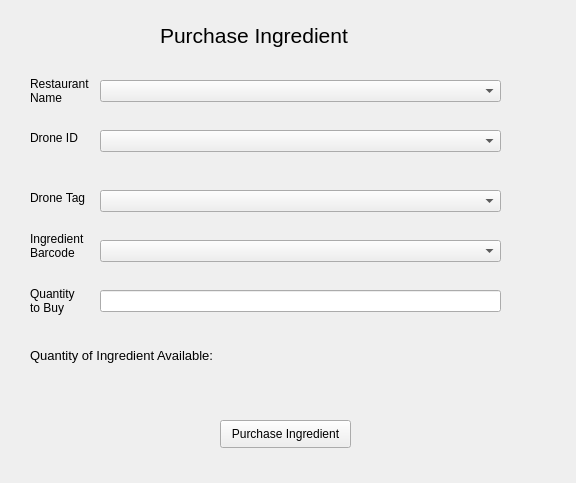
<?xml version="1.0" encoding="UTF-8"?>
<ui version="4.0">
 <class>Form</class>
 <widget class="QWidget" name="Form">
  <property name="geometry">
   <rect>
    <x>0</x>
    <y>0</y>
    <width>576</width>
    <height>483</height>
   </rect>
  </property>
  <property name="windowTitle">
   <string>Form</string>
  </property>
  <widget class="QLabel" name="label">
   <property name="geometry">
    <rect>
     <x>160</x>
     <y>-30</y>
     <width>261</width>
     <height>131</height>
    </rect>
   </property>
   <property name="font">
    <font>
     <pointsize>16</pointsize>
    </font>
   </property>
   <property name="text">
    <string>Purchase Ingredient</string>
   </property>
  </widget>
  <widget class="QLabel" name="label_6">
   <property name="geometry">
    <rect>
     <x>30</x>
     <y>220</y>
     <width>81</width>
     <height>51</height>
    </rect>
   </property>
   <property name="text">
    <string>Ingredient
Barcode</string>
   </property>
  </widget>
  <widget class="QPushButton" name="flyDroneButton">
   <property name="geometry">
    <rect>
     <x>220</x>
     <y>420</y>
     <width>131</width>
     <height>28</height>
    </rect>
   </property>
   <property name="text">
    <string>Purchase Ingredient</string>
   </property>
  </widget>
  <widget class="QComboBox" name="Barcode">
   <property name="geometry">
    <rect>
     <x>100</x>
     <y>240</y>
     <width>401</width>
     <height>22</height>
    </rect>
   </property>
  </widget>
  <widget class="QComboBox" name="DroneID">
   <property name="geometry">
    <rect>
     <x>100</x>
     <y>130</y>
     <width>401</width>
     <height>22</height>
    </rect>
   </property>
  </widget>
  <widget class="QLabel" name="label_2">
   <property name="geometry">
    <rect>
     <x>30</x>
     <y>130</y>
     <width>55</width>
     <height>16</height>
    </rect>
   </property>
   <property name="text">
    <string>Drone ID</string>
   </property>
  </widget>
  <widget class="QLabel" name="label_4">
   <property name="geometry">
    <rect>
     <x>30</x>
     <y>190</y>
     <width>61</width>
     <height>16</height>
    </rect>
   </property>
   <property name="text">
    <string>Drone Tag</string>
   </property>
  </widget>
  <widget class="QComboBox" name="DroneTag">
   <property name="geometry">
    <rect>
     <x>100</x>
     <y>190</y>
     <width>401</width>
     <height>22</height>
    </rect>
   </property>
  </widget>
  <widget class="QLabel" name="label_7">
   <property name="geometry">
    <rect>
     <x>30</x>
     <y>60</y>
     <width>81</width>
     <height>61</height>
    </rect>
   </property>
   <property name="text">
    <string>Restaurant
Name</string>
   </property>
  </widget>
  <widget class="QComboBox" name="RestaurantName">
   <property name="geometry">
    <rect>
     <x>100</x>
     <y>80</y>
     <width>401</width>
     <height>22</height>
    </rect>
   </property>
  </widget>
  <widget class="QLineEdit" name="QuantityEntry">
   <property name="geometry">
    <rect>
     <x>100</x>
     <y>290</y>
     <width>401</width>
     <height>22</height>
    </rect>
   </property>
  </widget>
  <widget class="QLabel" name="label_3">
   <property name="geometry">
    <rect>
     <x>30</x>
     <y>280</y>
     <width>55</width>
     <height>41</height>
    </rect>
   </property>
   <property name="text">
    <string>Quantity
to Buy</string>
   </property>
  </widget>
  <widget class="QLabel" name="QuantityLabel">
   <property name="geometry">
    <rect>
     <x>30</x>
     <y>330</y>
     <width>291</width>
     <height>51</height>
    </rect>
   </property>
   <property name="font">
    <font>
     <pointsize>10</pointsize>
     <weight>50</weight>
     <bold>false</bold>
    </font>
   </property>
   <property name="text">
    <string>Quantity of Ingredient Available:</string>
   </property>
  </widget>
 </widget>
 <resources/>
 <connections/>
</ui>
